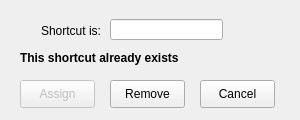
<?xml version="1.0" encoding="UTF-8"?>
<ui version="4.0">
 <class>DialogShortcut</class>
 <widget class="QDialog" name="DialogShortcut">
  <property name="geometry">
   <rect>
    <x>0</x>
    <y>0</y>
    <width>300</width>
    <height>120</height>
   </rect>
  </property>
  <property name="minimumSize">
   <size>
    <width>300</width>
    <height>120</height>
   </size>
  </property>
  <property name="maximumSize">
   <size>
    <width>300</width>
    <height>120</height>
   </size>
  </property>
  <property name="windowTitle">
   <string comment="LBL_DLG_SHORTCUT_TITLE">Enter shortcut</string>
  </property>
  <property name="windowIcon">
   <iconset>
    <normaloff>:/lh3/Resources/lh_icon.png</normaloff>:/lh3/Resources/lh_icon.png</iconset>
  </property>
  <widget class="QPushButton" name="pbAssign">
   <property name="enabled">
    <bool>false</bool>
   </property>
   <property name="geometry">
    <rect>
     <x>20</x>
     <y>80</y>
     <width>75</width>
     <height>28</height>
    </rect>
   </property>
   <property name="minimumSize">
    <size>
     <width>0</width>
     <height>28</height>
    </size>
   </property>
   <property name="text">
    <string comment="LBL_ASSIGN">Assign</string>
   </property>
  </widget>
  <widget class="QPushButton" name="pushButton_2">
   <property name="geometry">
    <rect>
     <x>110</x>
     <y>80</y>
     <width>75</width>
     <height>28</height>
    </rect>
   </property>
   <property name="minimumSize">
    <size>
     <width>0</width>
     <height>28</height>
    </size>
   </property>
   <property name="text">
    <string comment="LBL_REMOVE">Remove</string>
   </property>
  </widget>
  <widget class="QPushButton" name="pushButton_3">
   <property name="geometry">
    <rect>
     <x>200</x>
     <y>80</y>
     <width>75</width>
     <height>28</height>
    </rect>
   </property>
   <property name="minimumSize">
    <size>
     <width>0</width>
     <height>28</height>
    </size>
   </property>
   <property name="text">
    <string comment="LBL_CANCEL">Cancel</string>
   </property>
  </widget>
  <widget class="QLabel" name="label">
   <property name="geometry">
    <rect>
     <x>10</x>
     <y>20</y>
     <width>91</width>
     <height>21</height>
    </rect>
   </property>
   <property name="text">
    <string comment="LBL_DLG_SHORTCUT_SHORTCUT">Shortcut is:</string>
   </property>
   <property name="alignment">
    <set>Qt::AlignRight|Qt::AlignTrailing|Qt::AlignVCenter</set>
   </property>
  </widget>
  <widget class="QLineEdit" name="leShortcut">
   <property name="geometry">
    <rect>
     <x>110</x>
     <y>19</y>
     <width>113</width>
     <height>21</height>
    </rect>
   </property>
   <property name="readOnly">
    <bool>true</bool>
   </property>
  </widget>
  <widget class="QLabel" name="lShortcutExists">
   <property name="geometry">
    <rect>
     <x>20</x>
     <y>50</y>
     <width>271</width>
     <height>16</height>
    </rect>
   </property>
   <property name="font">
    <font>
     <weight>75</weight>
     <bold>true</bold>
    </font>
   </property>
   <property name="text">
    <string comment="LBL_DLG_SHORTCUT_EXISTS">This shortcut already exists</string>
   </property>
  </widget>
 </widget>
 <resources/>
 <connections>
  <connection>
   <sender>pbAssign</sender>
   <signal>clicked()</signal>
   <receiver>DialogShortcut</receiver>
   <slot>OnAssign()</slot>
   <hints>
    <hint type="sourcelabel">
     <x>52</x>
     <y>75</y>
    </hint>
    <hint type="destinationlabel">
     <x>23</x>
     <y>49</y>
    </hint>
   </hints>
  </connection>
  <connection>
   <sender>pushButton_2</sender>
   <signal>clicked()</signal>
   <receiver>DialogShortcut</receiver>
   <slot>OnRemove()</slot>
   <hints>
    <hint type="sourcelabel">
     <x>169</x>
     <y>71</y>
    </hint>
    <hint type="destinationlabel">
     <x>206</x>
     <y>44</y>
    </hint>
   </hints>
  </connection>
  <connection>
   <sender>pushButton_3</sender>
   <signal>clicked()</signal>
   <receiver>DialogShortcut</receiver>
   <slot>OnCancel()</slot>
   <hints>
    <hint type="sourcelabel">
     <x>288</x>
     <y>70</y>
    </hint>
    <hint type="destinationlabel">
     <x>227</x>
     <y>13</y>
    </hint>
   </hints>
  </connection>
 </connections>
 <slots>
  <slot>OnAssign()</slot>
  <slot>OnRemove()</slot>
  <slot>OnCancel()</slot>
 </slots>
</ui>
